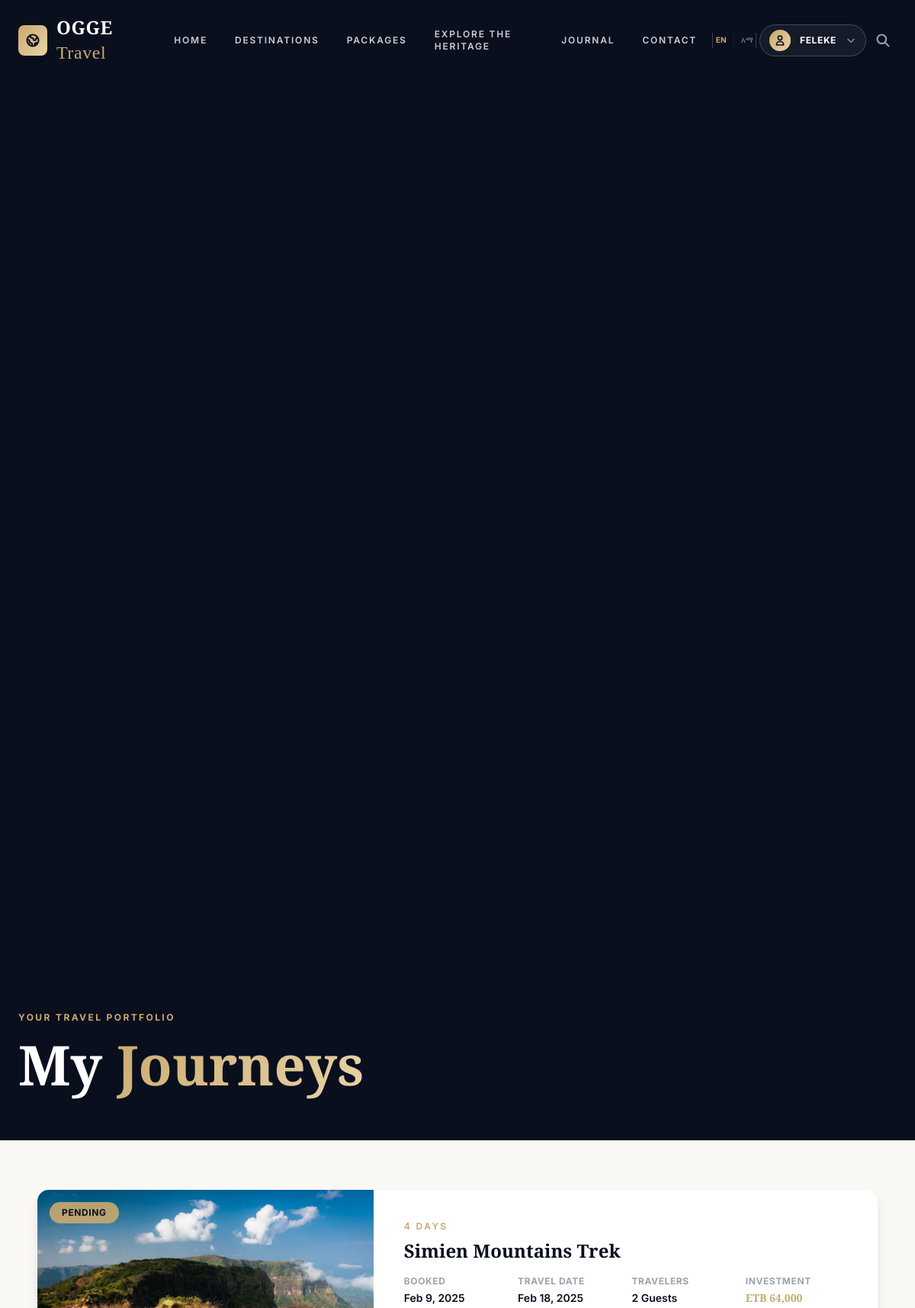
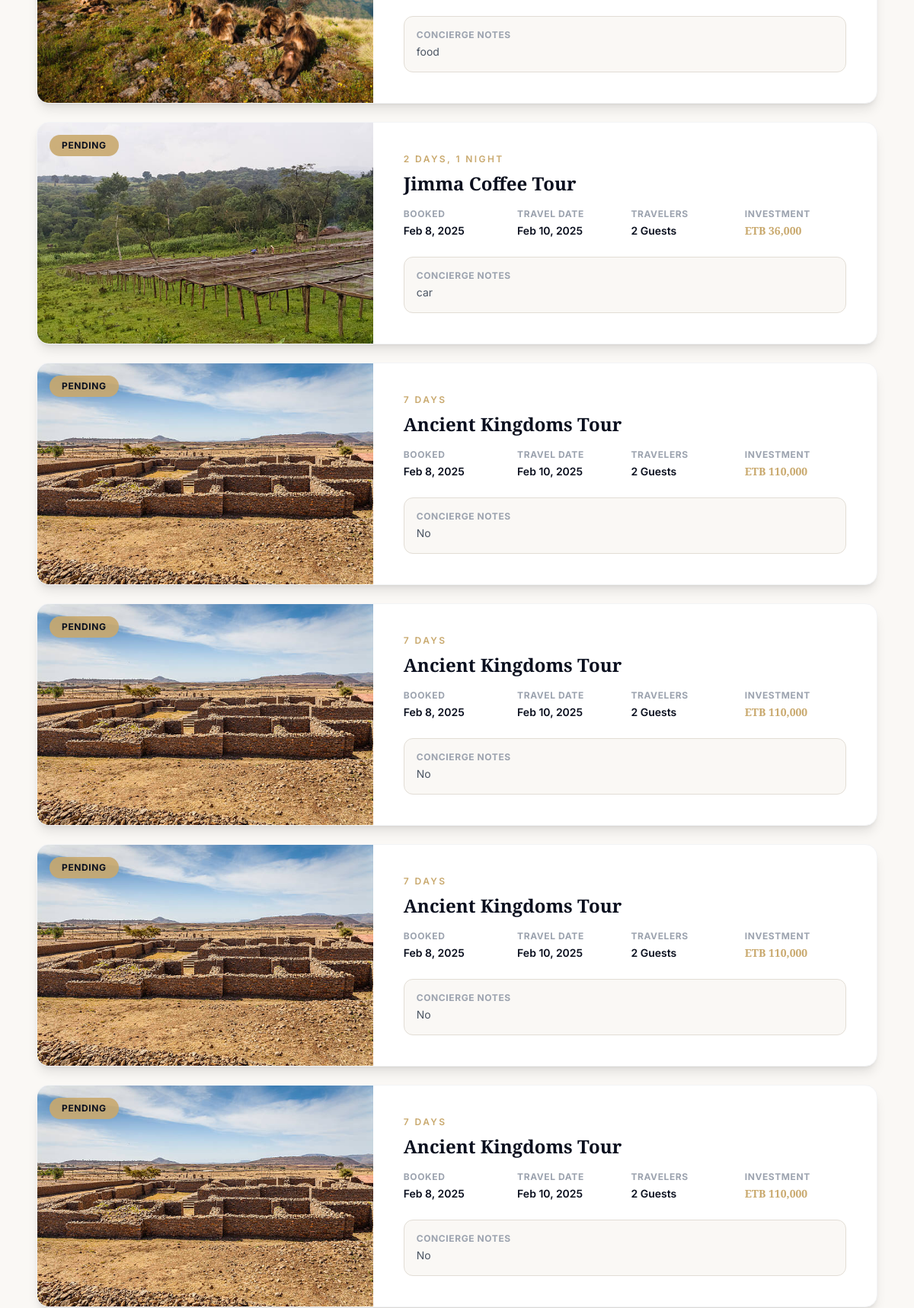
/pages/my-booking.php (signed in, upper part), run on the app's committed database (2 pictures, top to bottom).
### tables this page shows
CREATE TABLE `bookings` (
  `id` int(11) NOT NULL,
  `user_id` int(11) NOT NULL,
  `package_id` int(11) NOT NULL,
  `start_date` date NOT NULL,
  `travelers` int(11) NOT NULL,
  `special_requests` text DEFAULT NULL,
  `status` enum('pending','confirmed','cancelled') DEFAULT 'pending',
  `created_at` timestamp NOT NULL DEFAULT current_timestamp()
);

CREATE TABLE `packages` (
  `id` int(11) NOT NULL,
  `title` varchar(255) NOT NULL,
  `destination_id` int(11) NOT NULL,
  `duration` varchar(100) NOT NULL,
  `price` decimal(10,2) NOT NULL,
  `image_url` varchar(255) NOT NULL,
  `created_at` timestamp NOT NULL DEFAULT current_timestamp(),
  `description` text NOT NULL
);

### pages/my-booking.php (the view, shortened to what this page needs)
<?php
include('../includes/db-connect.php');
$user_id = $_SESSION['user_id'];
$stmt = $db->prepare("SELECT b.*, p.title, p.image_url, p.price, p.duration FROM bookings b JOIN packages p ON b.package_id = p.id WHERE b.user_id = ? ORDER BY b.created_at DESC");
$stmt->bind_param("i", $user_id);
$stmt->execute();
$result = $stmt->get_result();
?>
<!DOCTYPE html>
<html lang="en">
<head>
    <script src="https://cdn.tailwindcss.com"></script>
    <link rel="stylesheet" href="../assets/css/style.css">
    <link rel="stylesheet" href="../assets/css/luxury.css">
</head>
<body class="bg-[#faf8f5]" style="font-family:'Inter',sans-serif;">
    <?php include('../includes/header.php'); ?>
    <section class="relative h-[35vh] flex items-end overflow-hidden bg-[#0a0f1e]">
        <div class="absolute inset-0 bg-gradient-to-b from-[#0a0f1e]/60 to-[#0a0f1e]"></div>
        <div class="container mx-auto px-6 max-w-7xl relative z-10 pb-16">
            <span class="section-eyebrow">Your Travel Portfolio</span>
            <h1 class="text-5xl md:text-7xl text-white" style="font-family:'Playfair Display',serif; font-weight:800;">My <span class="text-champagne-gradient">Journeys</span></h1>
        </div>
    </section>
    <div class="container mx-auto px-6 py-16 max-w-6xl">
        <?php if ($result->num_rows == 0): ?>
            <div class="text-center py-20 reveal">
                <div class="w-20 h-20 bg-[#c9a96e]/10 rounded-full flex items-center justify-center mx-auto mb-6">
                    <svg class="w-10 h-10 text-[#c9a96e]" fill="none" stroke="currentColor" viewBox="0 0 24 24"><path stroke-linecap="round" stroke-linejoin="round" stroke-width="1.5" d="M9 5H7a2 2 0 00-2 2v10a2 2 0 002 2h8a2 2 0 002-2V7a2 2 0 00-2-2h-2M9 5a2 2 0 002 2h2a2 2 0 002-2M9 5a2 2 0 012-2h2a2 2 0 012 2"></path></svg>
                </div>
                <h2 class="text-2xl text-[#0a0f1e] mb-3" style="font-family:'Playfair Display',serif; font-weight:700;">No Journeys Yet</h2>
                <p class="text-gray-500 mb-8">Your travel story hasn't begun — let us write the first chapter.</p>
                <a href="packages.php" class="btn-champagne">Explore Curated Journeys</a>
            </div>
        <?php else: ?>
            <div class="space-y-6">
                <?php while($booking = $result->fetch_assoc()): ?>
                <div class="bg-white rounded-2xl overflow-hidden shadow-lg border border-gray-100 hover:shadow-xl transition-all reveal">
                    <div class="grid md:grid-cols-5">
                        <div class="md:col-span-2 relative h-52 md:h-auto overflow-hidden">
                            <img src="<?= htmlspecialchars($booking['image_url']) ?>" class="absolute inset-0 w-full h-full object-cover" loading="lazy">
                            <div class="absolute inset-0 bg-gradient-to-r from-transparent to-white/10 md:bg-none"></div>
                            <?php
                            $statusStyle = match($booking['status']) {
                                'confirmed' => 'bg-green-500/90 text-white',
                                'pending' => 'bg-[#c9a96e]/90 text-[#0a0f1e]',
                                'cancelled' => 'bg-red-500/90 text-white',
                                default => 'bg-gray-500/90 text-white'
                            };
                            ?>
                            <div class="absolute top-4 left-4 <?= $statusStyle ?> px-4 py-1.5 rounded-full text-xs font-bold uppercase tracking-wider"><?= ucfirst($booking['status']) ?></div>
                        </div>
                        <div class="md:col-span-3 p-8 lg:p-10 flex flex-col justify-center">
                            <p class="text-[#c9a96e] text-xs font-semibold uppercase tracking-[0.2em] mb-2"><?= htmlspecialchars($booking['duration'] ?? '') ?></p>
                            <h3 class="text-2xl text-[#0a0f1e] mb-4" style="font-family:'Playfair Display',serif; font-weight:700;"><?= htmlspecialchars($booking['title']) ?></h3>
                            <div class="grid grid-cols-2 md:grid-cols-4 gap-4 mb-6">
                                <div>
                                    <p class="text-xs text-gray-400 font-bold uppercase tracking-wider">Booked</p>
                                    <p class="text-sm text-[#0a0f1e] font-semibold mt-1"><?= date('M j, Y', strtotime($booking['created_at'])) ?></p>
                                </div>
                                <div>
                                    <p class="text-xs text-gray-400 font-bold uppercase tracking-wider">Travel Date</p>
                                    <p class="text-sm text-[#0a0f1e] font-semibold mt-1"><?= date('M j, Y', strtotime($booking['start_date'])) ?></p>
                                </div>
                                <div>
                                    <p class="text-xs text-gray-400 font-bold uppercase tracking-wider">Travelers</p>
                                    <p class="text-sm text-[#0a0f1e] font-semibold mt-1"><?= $booking['travelers'] ?> Guest<?= $booking['travelers'] > 1 ? 's' : '' ?></p>
                                </div>
                                <div>
                                    <p class="text-xs text-gray-400 font-bold uppercase tracking-wider">Investment</p>
                                    <p class="text-sm text-[#c9a96e] font-bold mt-1" style="font-family:'Playfair Display',serif;">ETB <?= number_format($booking['price'] * $booking['travelers']) ?></p>
                                </div>
                            </div>
                            <?php if (!empty($booking['special_requests'])): ?>
                            <div class="bg-[#faf8f5] rounded-xl p-4 border border-[#e2ddd5]">
                                <p class="text-xs text-gray-400 font-bold uppercase tracking-wider mb-1">Concierge Notes</p>
                                <p class="text-sm text-gray-600"><?= htmlspecialchars($booking['special_requests']) ?></p>
                            </div>
                            <?php endif; ?>
                        </div>
                    </div>
                </div>
                <?php endwhile; ?>
            </div>
        <?php endif; ?>
    </div>
</body>
</html>

### assets/css/style.css (style rules this page uses)
html, :host { line-height: 1.5; -webkit-text-size-adjust: 100%; -moz-tab-size: 4; -o-tab-size: 4; tab-size: 4; font-family: ui-sans-serif, system-ui, sans-serif, "Apple Color Emoji", "Segoe UI Emoji", "Segoe UI Symbol", "Noto Color Emoji"; font-feature-settings: normal; font-variation-settings: normal; -webkit-tap-highlight-color: transparent; }
body { margin: 0; line-height: inherit; }
h1, h2, h3, h4, h5, h6 { font-size: inherit; font-weight: inherit; }
blockquote, dl, dd, h1, h2, h3, h4, h5, h6, hr, figure, p, pre { margin: 0; }
img, svg, video, canvas, audio, iframe, embed, object { display: block; vertical-align: middle; }
img, video { max-width: 100%; height: auto; }
.container { width: 100%; }
@media (min-width: 640px) { .container { max-width: 640px; } }
@media (min-width: 768px) { .container { max-width: 768px; } }
@media (min-width: 1024px) { .container { max-width: 1024px; } }
.absolute { position: absolute; }
.relative { position: relative; }
.inset-0 { inset: 0px; }
.top-4 { top: 1rem; }
.mx-auto { margin-left: auto; margin-right: auto; }
.mb-2 { margin-bottom: 0.5rem; }
.mb-4 { margin-bottom: 1rem; }
.mb-6 { margin-bottom: 1.5rem; }
.flex { display: flex; }
.grid { display: grid; }
.h-full { height: 100%; }
.w-full { width: 100%; }
.max-w-6xl { max-width: 72rem; }
.flex-col { flex-direction: column; }
.justify-center { justify-content: center; }
.gap-4 { gap: 1rem; }
.space-y-6 > :not([hidden]) ~ :not([hidden]) { --tw-space-y-reverse: 0; margin-top: calc(1.5rem * calc(1 - var(--tw-space-y-reverse))); margin-bottom: calc(1.5rem * var(--tw-space-y-reverse)); }
.overflow-hidden { overflow: hidden; }
.rounded-2xl { border-radius: 1rem; }
.rounded-full { border-radius: 9999px; }
.rounded-xl { border-radius: 0.75rem; }
.border { border-width: 1px; }
.bg-white { --tw-bg-opacity: 1; background-color: rgb(255 255 255 / var(--tw-bg-opacity, 1)); }
.bg-gradient-to-b { background-image: linear-gradient(to bottom, var(--tw-gradient-stops)); }
.object-cover { -o-object-fit: cover; object-fit: cover; }
.p-4 { padding: 1rem; }
.p-8 { padding: 2rem; }
.px-4 { padding-left: 1rem; padding-right: 1rem; }
.px-6 { padding-left: 1.5rem; padding-right: 1.5rem; }
.py-16 { padding-top: 4rem; padding-bottom: 4rem; }
.text-2xl { font-size: 1.5rem; line-height: 2rem; }
.text-sm { font-size: 0.875rem; line-height: 1.25rem; }
.text-xs { font-size: 0.75rem; line-height: 1rem; }
.font-bold { font-weight: 700; }
.font-semibold { font-weight: 600; }
.uppercase { text-transform: uppercase; }
.tracking-wider { letter-spacing: 0.05em; }
.text-gray-600 { --tw-text-opacity: 1; color: rgb(75 85 99 / var(--tw-text-opacity, 1)); }
.text-white { --tw-text-opacity: 1; color: rgb(255 255 255 / var(--tw-text-opacity, 1)); }
.shadow-lg { --tw-shadow: 0 10px 15px -3px rgb(0 0 0 / 0.1), 0 4px 6px -4px rgb(0 0 0 / 0.1); --tw-shadow-colored: 0 10px 15px -3px var(--tw-shadow-color), 0 4px 6px -4px var(--tw-shadow-color); box-shadow: var(--tw-ring-offset-shadow, 0 0 #0000), var(--tw-ring-shadow, 0 0 #0000), var(--tw-shadow); }
@media (min-width: 768px) { .md\:grid-cols-4 { grid-template-columns: repeat(4, minmax(0, 1fr)); } }

### assets/css/luxury.css (style rules this page uses)
:root { --navy-950: #0a0f1e; --navy-900: #0f172a; --navy-800: #1a2340; --navy-700: #253356; --champagne: #c9a96e; --champagne-light: #e8d5a8; --champagne-glow: rgba(201, 169, 110, 0.15); --ivory: #faf8f5; --pearl: #f1ede6; --charcoal: #1e293b; --stone: #64748b; --mist: #e2ddd5; --font-serif: 'Playfair Display', Georgia, serif; --font-sans: 'Inter', -apple-system, sans-serif; --font-accent: 'Cormorant Garamond', Georgia, serif; --section-py: clamp(3.5rem, 8vw, 8rem); }
body { font-family: var(--font-sans); color: var(--charcoal); background-color: var(--ivory); -webkit-font-smoothing: antialiased; -moz-osx-font-smoothing: grayscale; }
.text-champagne-gradient { background: linear-gradient(135deg, var(--champagne), var(--champagne-light)); -webkit-background-clip: text; -webkit-text-fill-color: transparent; background-clip: text; }
.section-eyebrow { font-family: var(--font-sans); font-size: 0.75rem; font-weight: 700; letter-spacing: 0.2em; text-transform: uppercase; color: var(--champagne); margin-bottom: 1rem; display: block; }
.reveal { opacity: 0; transform: translateY(40px); transition: opacity 0.8s cubic-bezier(0.4, 0, 0.2, 1), transform 0.8s cubic-bezier(0.4, 0, 0.2, 1); }
.reveal.active { opacity: 1; transform: translateY(0); }

### data on the page
bookings: package.image_url (picture), status "PENDING", package.duration "4 DAYS", package.title "Simien Mountains Trek", created_at "Feb 9, 2025", start_date "Feb 18, 2025", travelers "2", $booking['price'] * $booking['travelers'] "64,000", special_requests "food"
bookings: package.image_url (picture), status "PENDING", package.duration "2 DAYS, 1 NIGHT", package.title "Jimma Coffee Tour", created_at "Feb 8, 2025", start_date "Feb 10, 2025", travelers "2", $booking['price'] * $booking['travelers'] "36,000", special_requests "car"
bookings: package.image_url (picture), status "PENDING", package.duration "7 DAYS", package.title "Ancient Kingdoms Tour", created_at "Feb 8, 2025", start_date "Feb 10, 2025", travelers "2", $booking['price'] * $booking['travelers'] "110,000", special_requests "No"
bookings: package.image_url (picture), status "PENDING", package.duration "7 DAYS", package.title "Ancient Kingdoms Tour", created_at "Feb 8, 2025", start_date "Feb 10, 2025", travelers "2", $booking['price'] * $booking['travelers'] "110,000", special_requests "No"
bookings: package.image_url (picture), status "PENDING", package.duration "7 DAYS", package.title "Ancient Kingdoms Tour", created_at "Feb 8, 2025", start_date "Feb 10, 2025", travelers "2", $booking['price'] * $booking['travelers'] "110,000", special_requests "No"
bookings: package.image_url (picture), status "PENDING", package.duration "7 DAYS", package.title "Ancient Kingdoms Tour", created_at "Feb 8, 2025", start_date "Feb 10, 2025", travelers "2", $booking['price'] * $booking['travelers'] "110,000", special_requests "No"

### other printed values
__t('home') "HOME"
__t('destinations') "DESTINATIONS"
__t('packages') "PACKAGES"
__t('explore') "EXPLORE THE HERITAGE"
__t('journal') "JOURNAL"
__t('contact') "CONTACT"
explode(' ', $_SESSION['user_name'] ?? 'Account')[0] "FELEKE"
